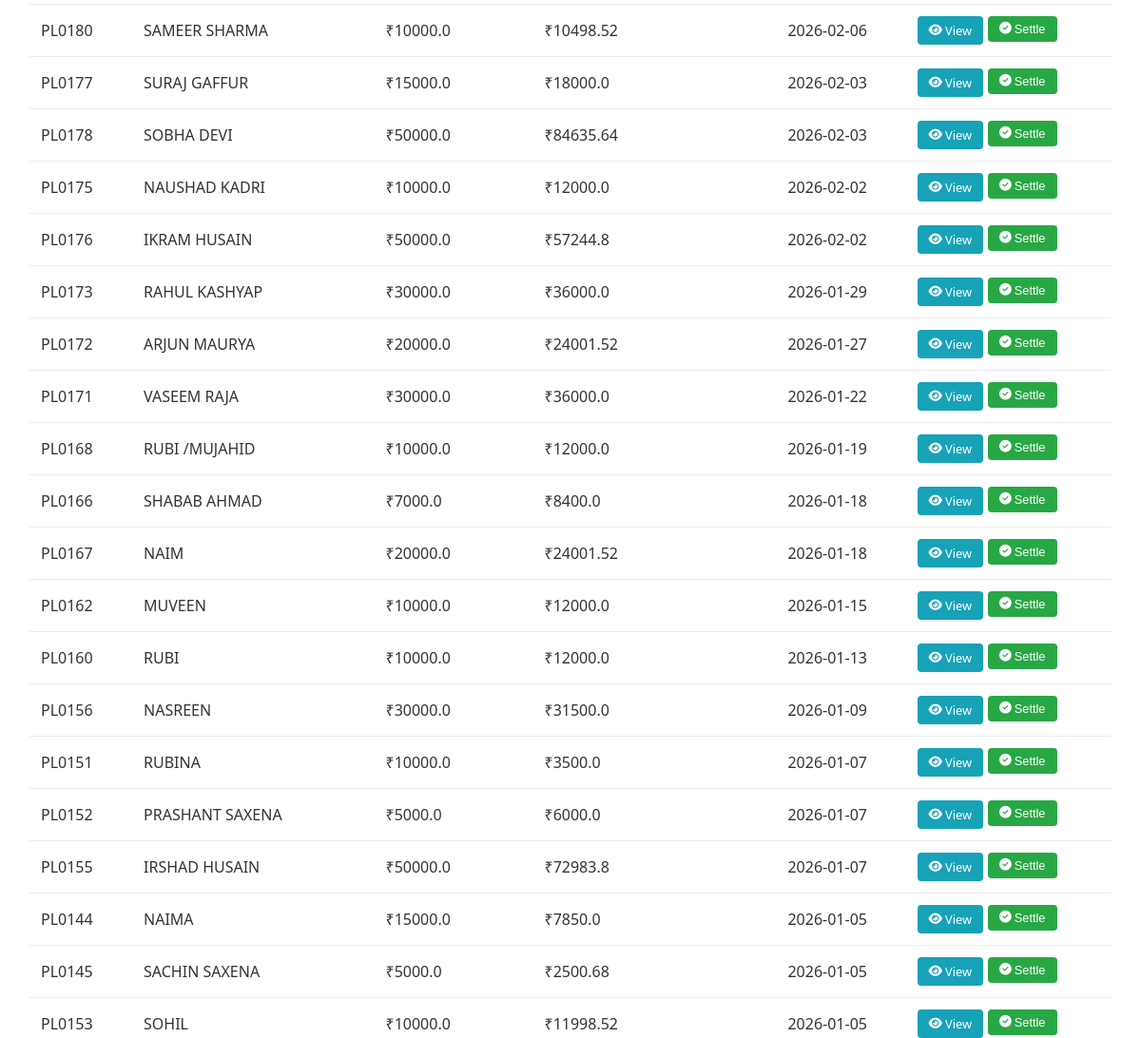
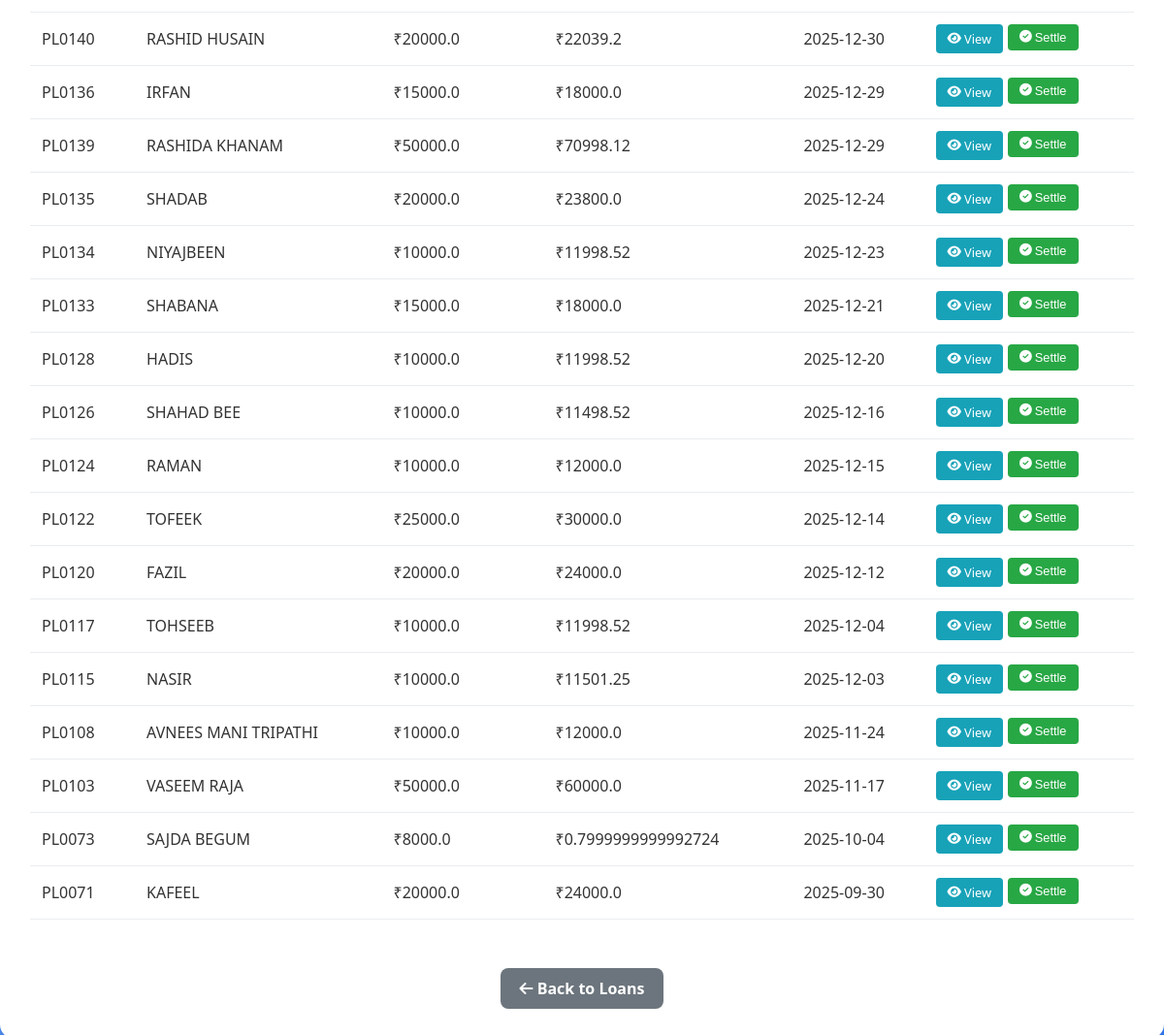
The app's page /loan_settlement (lower part), older data (2 pictures, top to bottom).
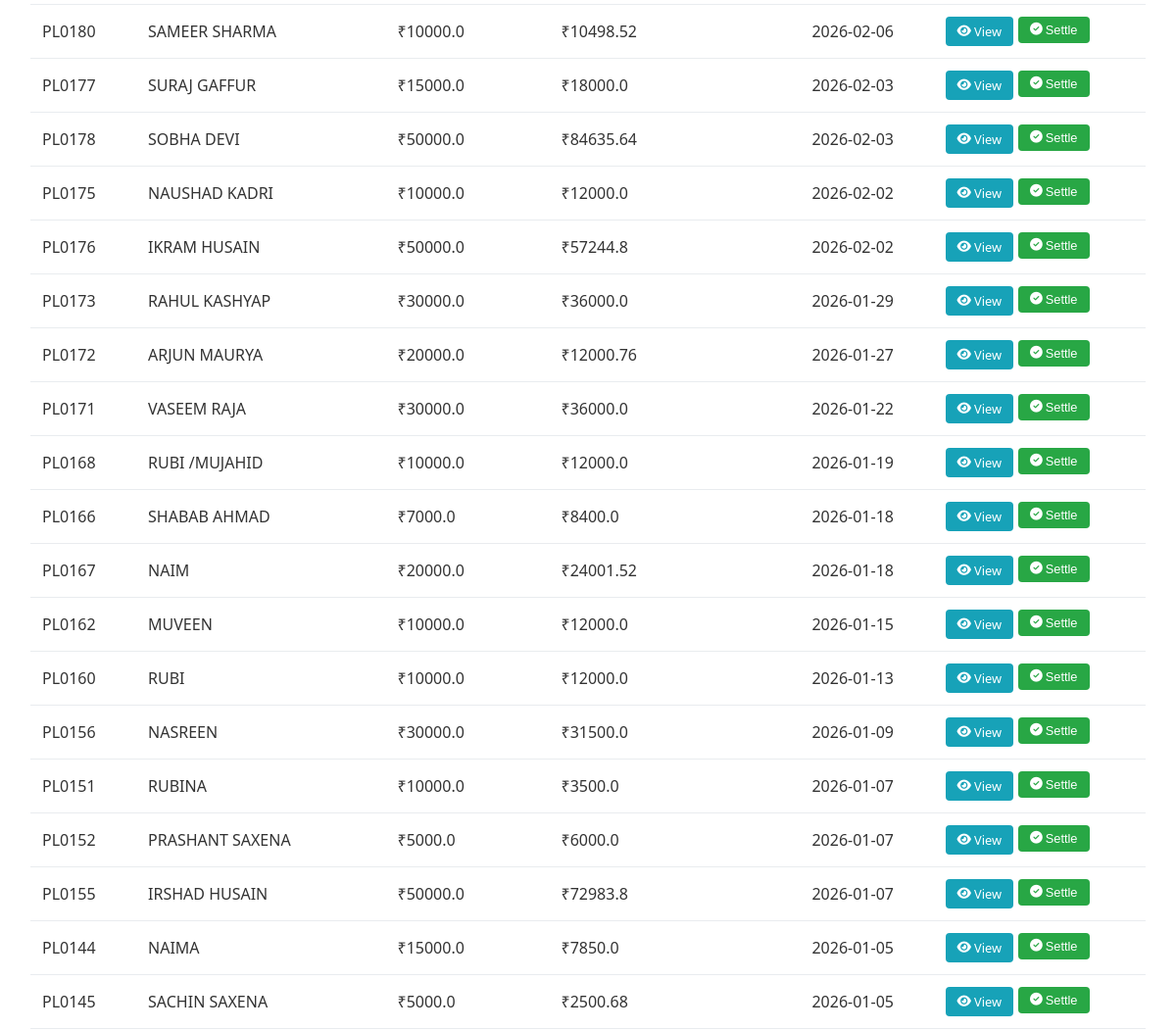
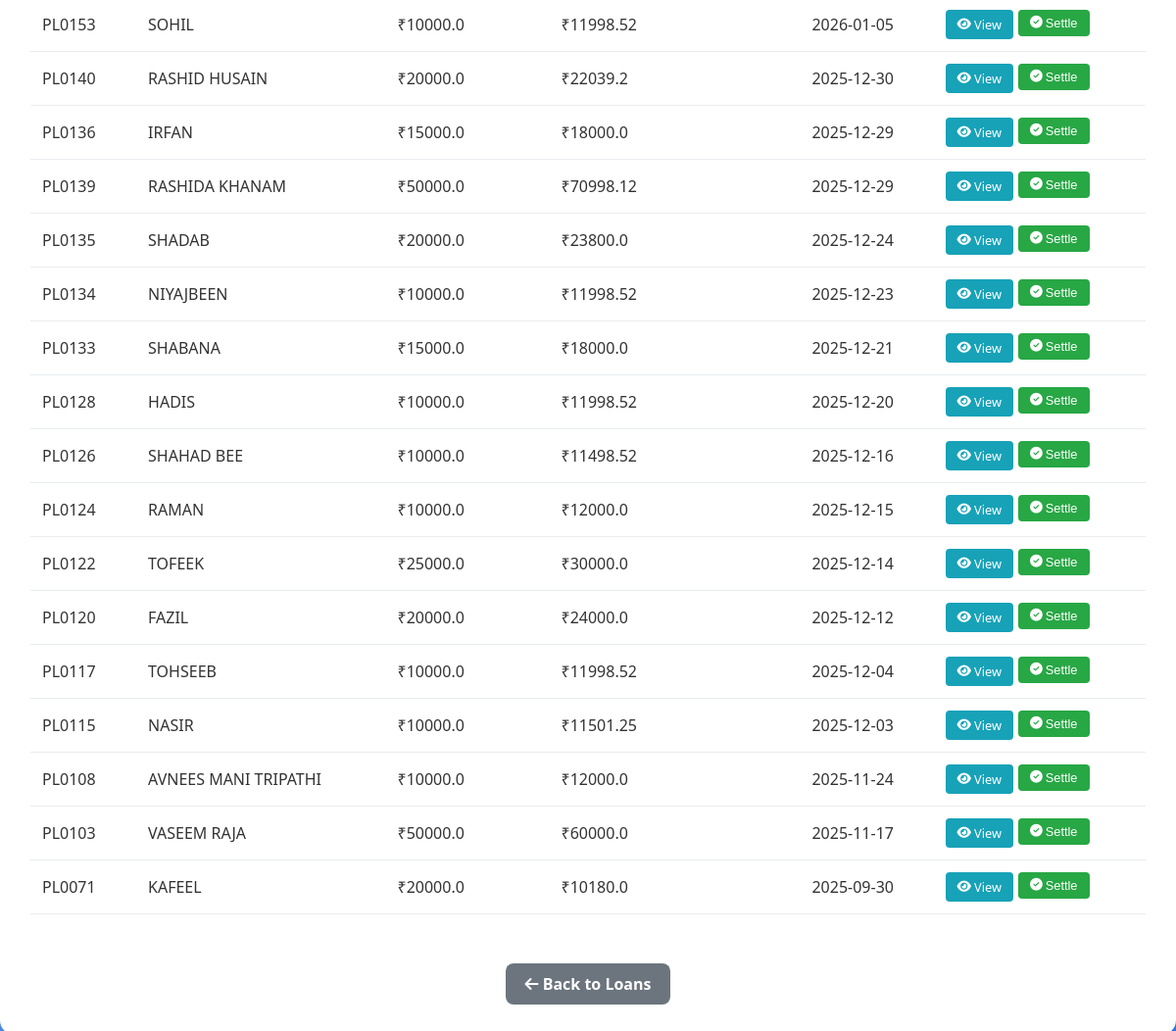
The same page, newer data (2 pictures, top to bottom).
### tables this page shows
CREATE TABLE loans (
                loan_id TEXT PRIMARY KEY,
                member_id TEXT,
                loan_type TEXT,
                amount REAL,
                purpose TEXT,
                tenure_months INTEGER,
                tenure_days INTEGER,
                interest_rate REAL,
                emi REAL,
                repayment_type TEXT,
                guarantor_id TEXT,
                status TEXT DEFAULT 'Pending',
                date_issued TEXT,
                loan_date TEXT,
                payment_mode TEXT,
                ref_id TEXT,
                emi_start_date TEXT,
                emi_end_date TEXT
            , total_paid REAL DEFAULT 0, due_amount REAL, loan_closed_date TEXT, emi_type TEXT);

CREATE TABLE members (
                id TEXT PRIMARY KEY,
                date_joined TEXT,
                full_name TEXT NOT NULL,
                father_name TEXT,
                gender TEXT,
                dob TEXT,
                marital_status TEXT,
                spouse_name TEXT,
                phone_number TEXT UNIQUE NOT NULL,
                address TEXT,
                pincode TEXT,
                district TEXT,
                state TEXT,
                aadhaar TEXT UNIQUE,
                pan TEXT UNIQUE,
                ifsc TEXT,
                account_number TEXT,
                bank_branch TEXT,
                bank_address TEXT,
                guarantor_name TEXT,
                guarantor_mobile TEXT,
                guarantor_address TEXT
            , education TEXT, occupation TEXT, nominee_dob TEXT, nominee_age TEXT, nominee_name TEXT NOT NULL DEFAULT "", nominee_relation TEXT NOT NULL DEFAULT "", guarantor_relation TEXT NOT NULL DEFAULT "");

### app.py (the view)
@app.route('/loan_settlement')
def loan_settlement():
    loans_list = []
    with get_db_connection() as conn:
        cursor = conn.cursor()
        cursor.execute("""
            SELECT l.loan_id, l.amount as loan_amount, l.due_amount as outstanding_balance,
                   l.loan_date as start_date, m.full_name as member_name
            FROM loans l
            JOIN members m ON l.member_id = m.id
            WHERE l.due_amount > 0 AND l.status = 'Active'
            ORDER BY l.loan_date DESC
        """)
        rows = cursor.fetchall()
        for row in rows:
            loans_list.append(dict(row))
    return render_template('loan_settlement.html', loans=loans_list)

### app.py (called while the page is built)
def get_db_connection():
    conn = sqlite3.connect(DB_PATH)
    conn.row_factory = sqlite3.Row # Allows dict-like access
    conn.execute("PRAGMA busy_timeout = 5000")  # 5s retry on lock
    return conn

### templates/loan_settlement.html (shortened to what this page needs)
<!DOCTYPE html>
<html lang="en">
<head>
    <link rel="stylesheet" href="https://cdnjs.cloudflare.com/ajax/libs/font-awesome/6.4.0/css/all.min.css">
</head>
<body>
    <div class="container">
        {% if loans %}
            <table class="loans-table">
                <tbody>
                    {% for loan in loans %}
                    <tr>
                        <td>{{ loan.loan_id }}</td>
                        <td>{{ loan.member_name or 'N/A' }}</td>
                        <td>₹{{ loan.loan_amount or 0 }}</td>
                        <td>₹{{ loan.outstanding_balance or 0 }}</td>
                        <td>{{ loan.start_date or 'N/A' }}</td>
                        <td>
                            <div class="action-buttons">
                                <a href="{{ url_for('view_loan', loan_id=loan.loan_id) }}" class="btn btn-view" title="View Details">
                                    <i class="fas fa-eye"></i> View
                                </a>
                                <form method="POST" action="{{ url_for('settle_loan', loan_id=loan.loan_id) }}" style="display: inline;" onsubmit="return confirm('Are you sure you want to settle Loan {{ loan.loan_id }}?');">
                                    <button type="submit" class="btn btn-settle">
                                        <i class="fas fa-check-circle"></i> Settle
                                    </button>
                                </form>
                            </div>
                        </td>
                    </tr>
                    {% endfor %}
                </tbody>
            </table>
        {% else %}
            <div class="no-loans">
                <p>No active loans available for settlement.</p>
                <a href="{{ url_for('loan_list') }}" class="back-btn">View All Loans</a>
            </div>
        {% endif %}
        <div style="text-align: center; margin-top: 30px;">
            <a href="{{ url_for('loan_list') }}" class="back-btn">
                <i class="fas fa-arrow-left"></i> Back to Loans
            </a>
        </div>
    </div>
</body>
</html>

Row changes from the older to the newer data that the page shows:
no longer on this page (row edited): loans: loan_id "PL0073", full_name "SAJDA BEGUM", amount "8000.0", due_amount "0.7999999999992724", loan_date "2025-10-04"
changed loans "PL0172": due_amount "24001.52" → "12000.76"
changed loans "PL0071": due_amount "24000.0" → "10180.0"
